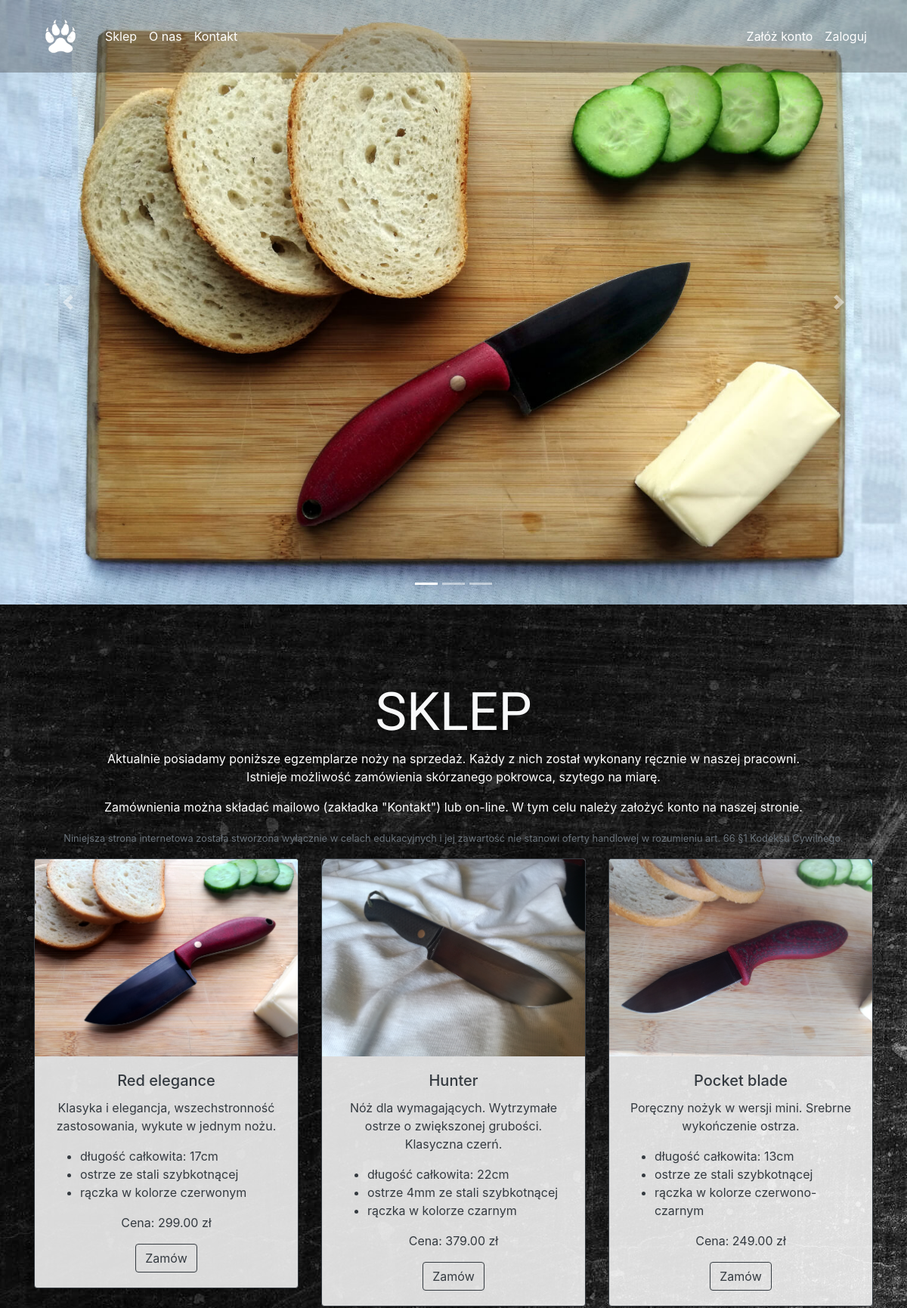
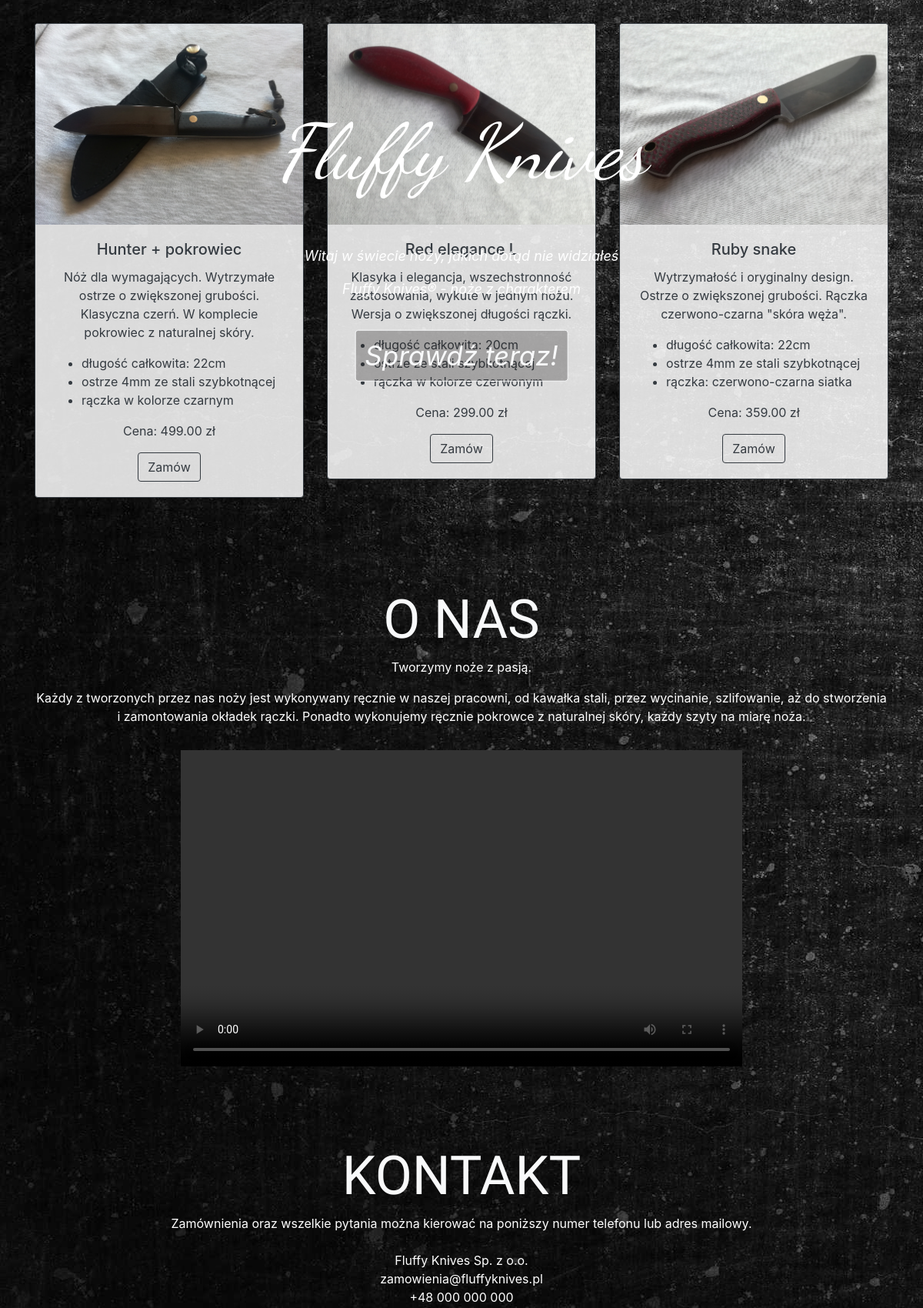
The page / (upper part) on the database its author committed (2 pictures, top to bottom).
### app_files/db_models.py (models this page shows, shortened)
class Item(db.Model):
	__tablename__ = 'Item' # name needs to be given to make relationship working
	id = db.Column(db.Integer, primary_key=True)
	itemName = db.Column(db.String(30), unique=True, nullable=False)
	itemMainDescription = db.Column(db.String(30))
	itemPointsDescription = db.Column(db.String(200))
	itemImage = db.Column(db.String(30), nullable=False)
	itemPrice = db.Column(db.Float, nullable=False)

### app_files/routes.py (the view)
@app.route('/')
def root():
	itemsList = Item.query.all()
	return render_template('main.html', itemsList=itemsList)

### app_files/templates/main.html (shortened to what this page needs)
{% extends "layout.html" %}
{% block navbarposition %}
<nav class="navbar navbar-expand-md navbar-dark fixed-top Bggrey" id="navbarMain">
{% endblock %}
{% block content %}
<div class="Toptext">
	<p class="Logo">Fluffy Knives</p>
	<p>Witaj w świecie noży, jakich dotąd nie widziałeś</p>
	<p>Fluffy Knives&reg; - noże z charakterem</p><br/>
	<a href="#shop" class="btn btn-outline-light Bggrey">Sprawdź teraz!</a>
</div>
<div id="carouselMain" class="carousel slide" data-ride="carousel">
	<ol class="carousel-indicators">
		<li data-target="#carouselMain" data-slide-to="0" class="active"></li>
		<li data-target="#carouselMain" data-slide-to="1"></li>
		<li data-target="#carouselMain" data-slide-to="2"></li>
	</ol>
	<div class="carousel-inner">
		<div class="carousel-item active">
			<img src="{{ url_for('static', filename='images/carousel1.jpg') }}">
		</div>
	</div>
	<a class="carousel-control-prev" href="#carouselMain" role="button" data-slide="prev">
		<span class="carousel-control-prev-icon" aria-hidden="true"></span>
	</a>
	<a class="carousel-control-next" href="#carouselMain" role="button" data-slide="next">
		<span class="carousel-control-next-icon" aria-hidden="true"></span>
	</a>
</div>
<div class="container">
	<div id="shop">
		<div class="text-center">
			<h1 class="text-light Sekcja">SKLEP</h1>
			<p>Aktualnie posiadamy poniższe egzemplarze noży na sprzedaż. Każdy z nich został wykonany ręcznie w naszej pracowni.<br/> Istnieje możliwość zamówienia skórzanego pokrowca, szytego na miarę.</p>
			<p>Zamównienia można składać mailowo (zakładka "Kontakt") lub on-line. W tym celu należy założyć konto na naszej stronie.</p>
			<small class="text-muted">Niniejsza strona internetowa została stworzona wyłącznie w celach edukacyjnych i jej zawartość nie stanowi oferty handlowej w rozumieniu art. 66 §1 Kodeksu Cywilnego.</small>
		</div>
		<div class="row">
			{% for i in itemsList %}
				<div class="col-lg-4 col-md-6 col-sm-12 col-xs-12">
					<div class="card border-dark text-dark mb-3 mt-3">
						<img class="card-img-top img-fluid"
						src="{{url_for('static', filename='images/shop/'+ i.itemImage)}}"
						alt="Card image cap">
						<div class="card-body">
							<h5 class="card-title text-center">{{ i.itemName }}</h5>
							<p class="card-text text-center">{{ i.itemMainDescription }}</p>
							{{ i.itemPointsDescription | safe}}
							<p class="card-text text-center">Cena: {{ "%.2f" % i.itemPrice }} zł</p>
							<form action = "/cart" method = "POST">
								<div class="text-center">
									<button class="btn btn-outline-dark" name="orderedItemID" value="{{ i.id }}">Zamów</button>
								</div>
							</form>
						</div>
					</div>
				</div>
			{% endfor %}
		</div>
	</div>
	<div id="aboutus">
		<h1 class="text-light text-center Sekcja">O NAS</h1>
		<p class="text-center">Tworzymy noże z pasją.</p>
		<p class="text-center">Każdy z tworzonych przez nas noży jest wykonywany ręcznie w naszej pracowni, od kawałka stali, przez wycinanie, szlifowanie, aż do stworzenia i zamontowania okładek rączki. Ponadto wykonujemy ręcznie pokrowce z naturalnej skóry, każdy szyty na miarę noża.</p>
		<div class="row">
			<div class="col-lg-8 offset-lg-2 col-xs-12">
				<div class="text-center embed-responsive embed-responsive-16by9 mt-3">
					<video controls>
					<source src="{{ url_for('static', filename='video/FluffyKnives.mp4') }}" type="video/mp4">
					</video>
				</div>
			</div>
		</div>
	</div>
	<div id="contact">
		<h1 class="text-light text-center Sekcja">KONTAKT</h1>
		<p class="text-center">Zamównienia oraz wszelkie pytania można kierować na poniższy numer telefonu lub adres mailowy.<br/><br/>
		Fluffy Knives Sp. z o.o.<br/>
		zamowienia@fluffyknives.pl<br/>
		+48 000 000 000</p>
	</div>
</div>
{% endblock content %}

### app_files/static/css/customstyle.css (style rules this page uses)
body { background-image: url("../images/bgimage.jpg"); color: white; }
.Toptext { position: absolute; top: 50%; left: 50%; color: #fff; text-align: center; transform: translate(-50%, -50%); z-index: 12; }
.Toptext .Logo { font-family: 'Dancing Script', cursive; font-size: 40px; white-space: nowrap; }
.Toptext p { font-size: 12px; font-style: italic; }
.Toptext a { font-size: 24px; font-style: italic; }
@media (min-width: 576px) { .Toptext .Logo { font-size: 80px; } }
@media (min-width: 576px) { .Toptext p { font-size: 16px; } }
@media (min-width: 576px) { .Toptext a { font-size: 35px; } }
@media (min-width: 992px) { .Toptext .Logo { padding-bottom: 30px; font-size: 100px; } }
@media (min-width: 992px) { .Toptext p { font-size: 18px; } }
.Bggrey { background-color: rgba(31, 29, 29, 0.3); }
.carousel-item { height: 100vh; min-height: 300px; }
.carousel-item img { width: 100%; height: 100%; object-fit: cover; }
.card { background-color: rgba(255, 255, 255, 0.85); }
.Sekcja { padding-top: 100px; font-family: 'Markazi Text', serif; font-size: 70px; }

### rows shown on the page
Item: itemImage (picture), itemName "Red elegance", itemMainDescription "Klasyka i elegancja, wszechstronność zastosowania, wykute w jednym nożu.", itemPointsDescription "długość całkowita: 17cm ostrze ze stali szybkotnącej rączka w kolorze czerwonym", itemPrice "299.00", {{ i.id }} 1 (drawn)
Item: itemImage (picture), itemName "Hunter", itemMainDescription "Nóż dla wymagających. Wytrzymałe ostrze o zwiększonej grubości. Klasyczna czerń.", itemPointsDescription "długość całkowita: 22cm ostrze 4mm ze stali szybkotnącej rączka w kolorze czarnym", itemPrice "379.00", {{ i.id }} 2 (drawn)
Item: itemImage (picture), itemName "Pocket blade", itemMainDescription "Poręczny nożyk w wersji mini. Srebrne wykończenie ostrza.", itemPointsDescription "długość całkowita: 13cm ostrze ze stali szybkotnącej rączka w kolorze czerwono-czarnym", itemPrice "249.00", {{ i.id }} 3 (drawn)
Item: itemImage (picture), itemName "Hunter + pokrowiec", itemMainDescription "Nóż dla wymagających. Wytrzymałe ostrze o zwiększonej grubości. Klasyczna czerń. W komplecie pokrowiec z naturalnej skóry.", itemPointsDescription "długość całkowita: 22cm ostrze 4mm ze stali szybkotnącej rączka w kolorze czarnym", itemPrice "499.00", {{ i.id }} 4 (drawn)
Item: itemImage (picture), itemName "Red elegance L", itemMainDescription "Klasyka i elegancja, wszechstronność zastosowania, wykute w jednym nożu. Wersja o zwiększonej długości rączki.", itemPointsDescription "długość całkowita: 20cm ostrze ze stali szybkotnącej rączka w kolorze czerwonym", itemPrice "299.00", {{ i.id }} 5 (drawn)
Item: itemImage (picture), itemName "Ruby snake", itemMainDescription "Wytrzymałość i oryginalny design. Ostrze o zwiększonej grubości. Rączka czerwono-czarna \"skóra węża\".", itemPointsDescription "długość całkowita: 22cm ostrze 4mm ze stali szybkotnącej rączka: czerwono-czarna siatka", itemPrice "359.00", {{ i.id }} 6 (drawn)
